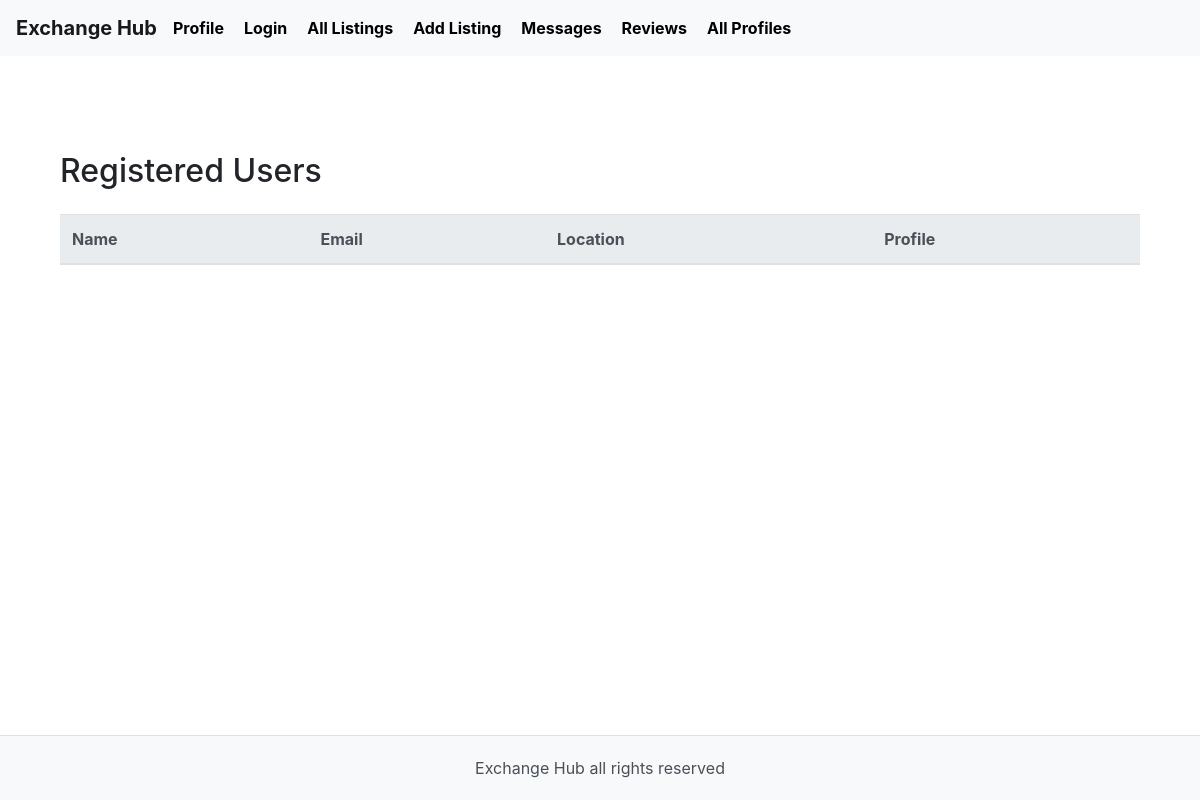
The page /users (signed in) on the database as committed earlier.
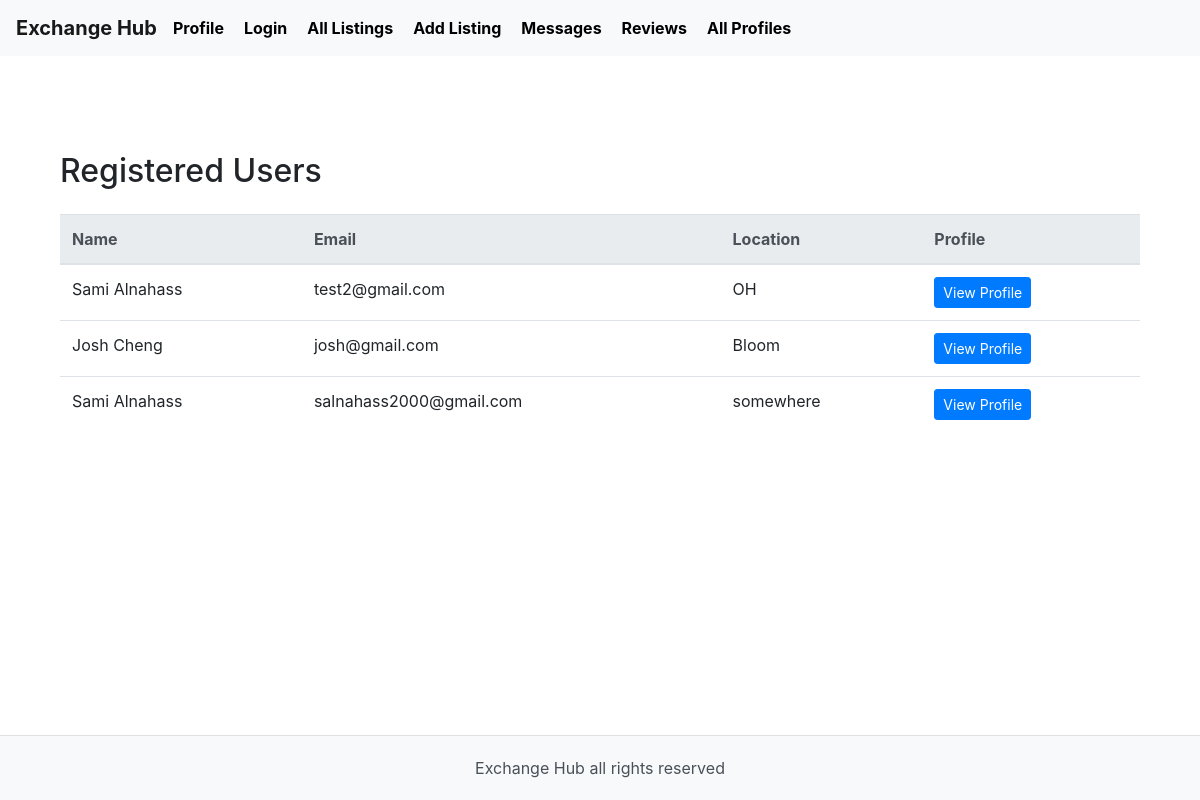
The same page on the database as committed later.
### tables this page shows
CREATE TABLE User (
    userID INTEGER PRIMARY KEY AUTOINCREMENT,
    firstName TEXT NOT NULL,
    lastName TEXT NOT NULL,
    email TEXT UNIQUE NOT NULL,
    hashedPassword TEXT NOT NULL,
    profileImage TEXT,
    location TEXT NOT NULL,
    joinDate DATE NOT NULL,
    lastLogin DATE NOT NULL
);

### app.py (the view)
@app.route('/users')
def users():
    if 'user_id' not in session:
        flash('Please log in to view registered users', 'error')
        return redirect(url_for('login'))
    conn = sqlite3.connect('database.db')
    conn.row_factory = sqlite3.Row
    cursor = conn.cursor()
    current_user_id = session['user_id']
    print (current_user_id)
    cursor.execute("SELECT * FROM User WHERE userID != ?", (current_user_id,))
    registered_users = cursor.fetchall()
    conn.close()
    print (registered_users)
    return render_template('users.html', users=registered_users)

### templates/users.html
{% extends 'layout.html' %}
{% block content %}
    <div class="container mt-5">
        <h2 class="mb-4">Registered Users</h2>
        <div class="table-responsive">
            <table class="table table-hover">
                <thead class="thead-light">
                    <tr>
                        <th scope="col">Name</th>
                        <th scope="col">Email</th>
                        <th scope="col">Location</th>
                        <th scope="col">Profile</th>
                    </tr>
                </thead>
                <tbody>
                    {% for user in users %}
                        <tr>
                            <td>{{ user.firstName }} {{ user.lastName }}</td>
                            <td>{{ user.email }}</td>
                            <td>{{ user.location }}</td>
                            <td>
                                <a href="{{ url_for('user_profile', user_id=user.userID) }}" class="btn btn-primary btn-sm">View Profile</a>
                            </td>
                        </tr>
                    {% endfor %}
                </tbody>
            </table>
        </div>
    </div>
{% endblock %}

Rows that differ between the two databases and show on the page:
added User: firstName "Sami", lastName "Alnahass", email "test2@gmail.com", location "OH"
added User: firstName "Josh", lastName "Cheng", email "josh@gmail.com", location "Bloom"
added User: firstName "Sami", lastName "Alnahass", email "salnahass2000@gmail.com", location "somewhere"
